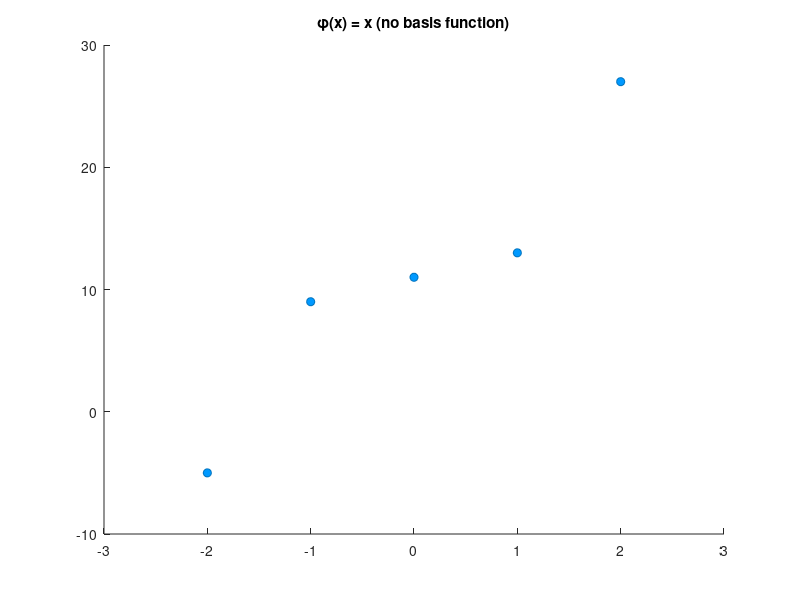
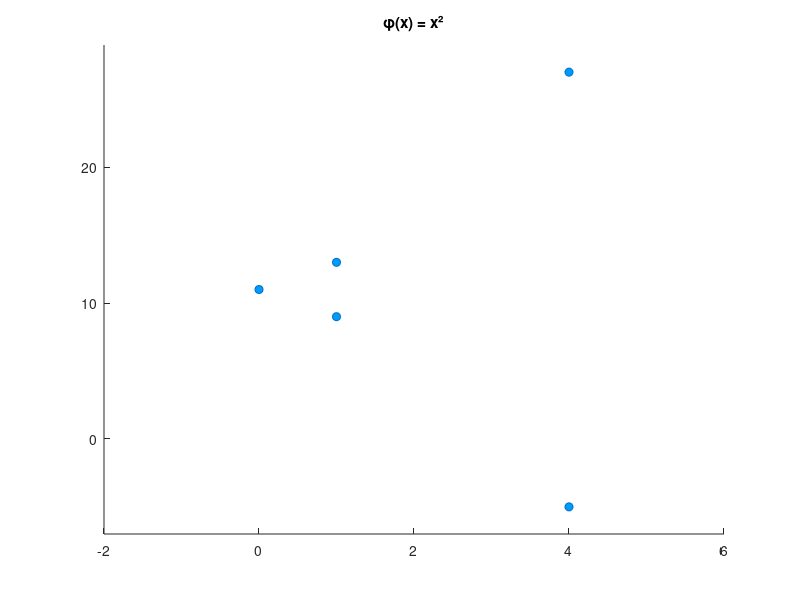
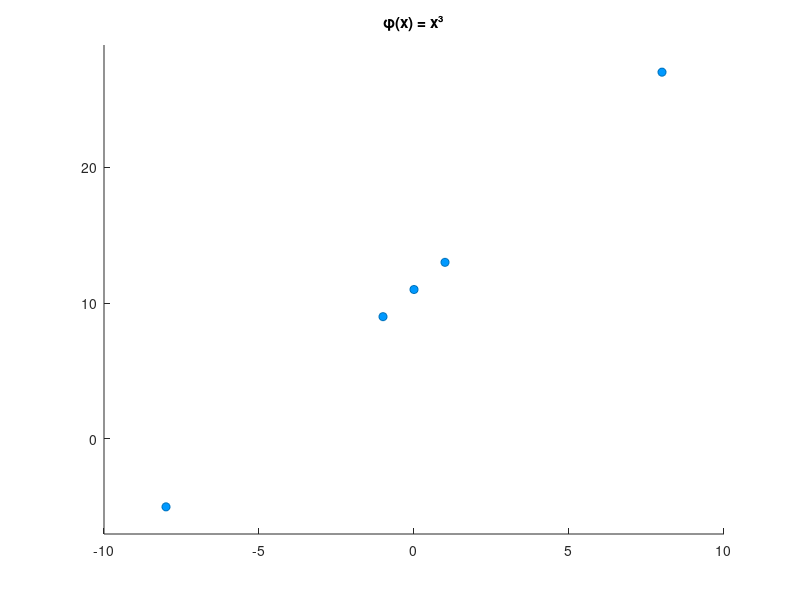
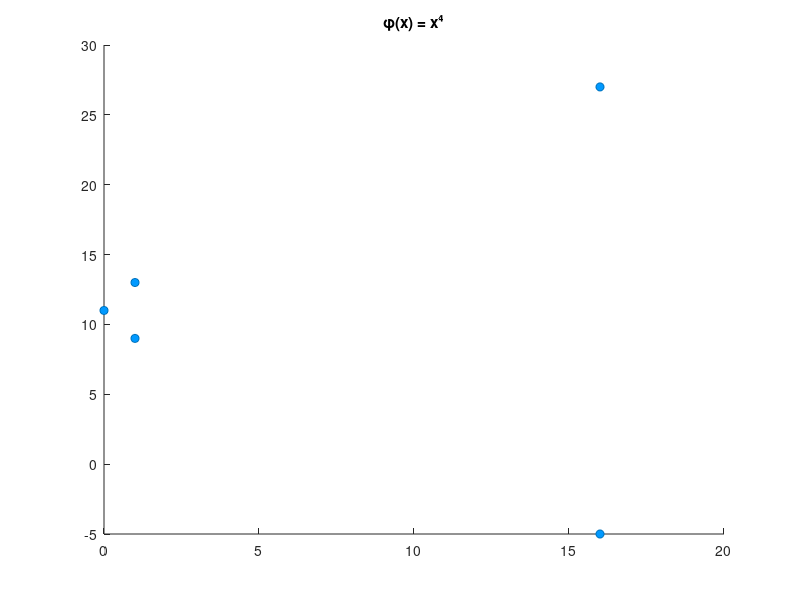

Write MATLAB code to recreate these figures, in order.

% In Toy Problem 1
% We want to see plotting result of given data points
% and consider which transform mapping function we should use to build
% linear regression model.
% Linear regression model is trying to fit data with straigh line.

% Defind data point x, y as 5 rows * 2 columns
data = [-2 -5; -1 9; 0 11; 1 13; 2 27];

% Use scatter plot to visualize data for non-basis function 
% and each given basis function
scatter(data(:,1), data(:,2), ...
 'MarkerFaceColor',[0.0 0.6 1.0]);
xlim([-3 3]);
ylim([-10 30]);
title("x");
title("φ(x) = x (no basis function)");

x = [-2 -1 0 1 2];
y = [-5 9 11 13 27];

min_y = min(y) - 2;
max_y = max(y) + 2;

x_sqr = x.^2;
x_power3 = x.^3;
x_power4 = x.^4;

figure();
min_x_sqr = min(x_sqr) - 2;
max_x_sqr = max(x_sqr) + 2;
scatter(x_sqr, y, ...
    'MarkerFaceColor',[0.0 0.6 1.0]);
xlim([min_x_sqr max_x_sqr])
ylim([min_y max_y])
ylim([min_y max_y])
title("φ(x) = x²");

figure();
min_x_p3 = min(x_power3) - 2;
max_x_p3 = max(x_power3) + 2;
scatter(x_power3, y, ...
    'MarkerFaceColor',[0.0 0.6 1.0]);
xlim([min_x_p3 max_x_p3])
ylim([min_y max_y])
title("φ(x) = x³");

figure();
min_x_p4 = min(x_power4) - 2;
max_x_p4 = max(x_power4) + 2;
xlim([min_x_p4 max_x_p4])
ylim([min_y max_y])
scatter(x_power4, y, ...
    'MarkerFaceColor',[0.0 0.6 1.0]);
title("φ(x) = x⁴")
